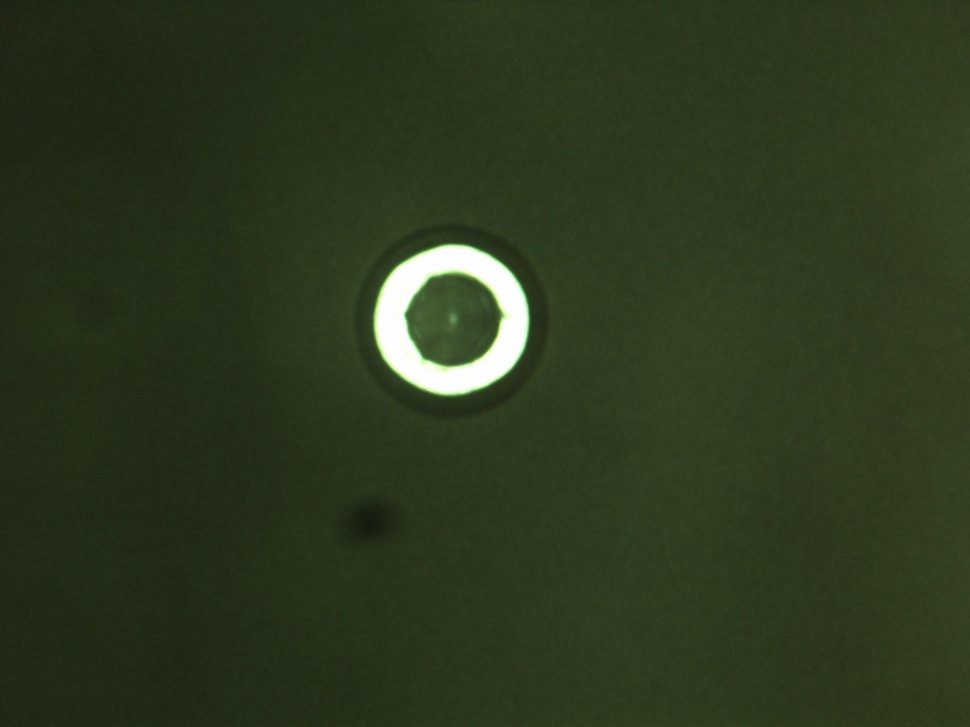
#> input picture RAV/luukhanh91/Desktop/camera_1/camera_1/05.jpg, 970 x 727 px, shrunk from 1278 x 958 before the run
$ python Feature_Matching.py
#> lines starting #> are read from the running program, lines starting #| are printed output that depends on the picture; after the words box and inside, x2 and y2 are one past the last pixel; in counts of white or black regions, pixels touching at a corner belong together
import numpy as np
import cv2
from matplotlib import pyplot as plt
import cv2 as cv
MIN_MATCH_COUNT = 10
img2 = cv2.imread('05.jpg',0) # queryImage
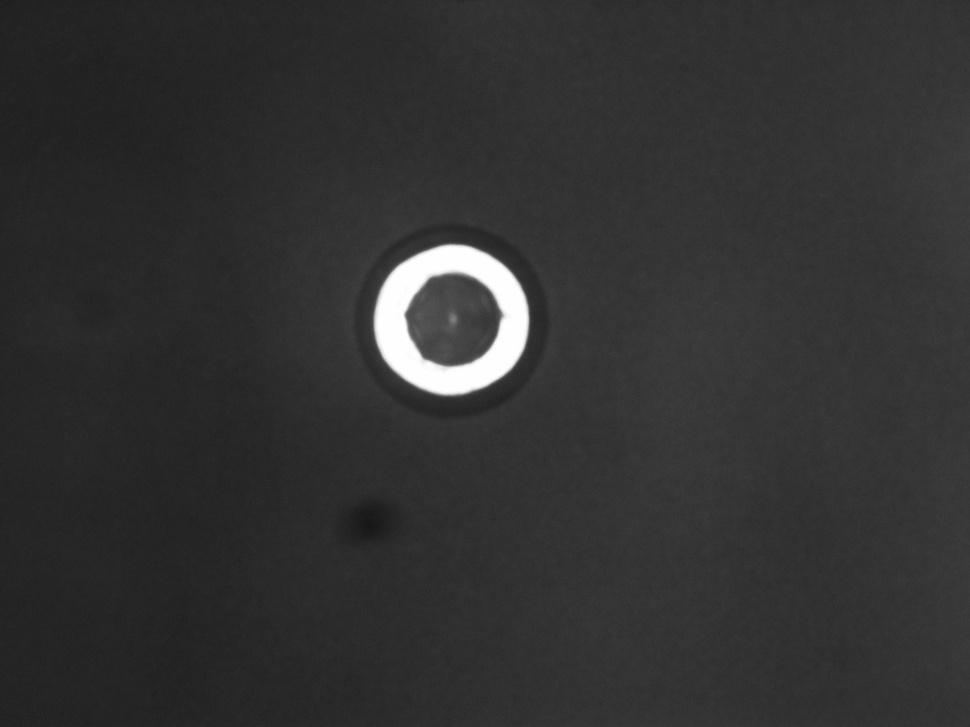
#> img2: shape (727, 970); min 22, max 255, mean 50.3
thresh,img_thred_2 = cv2.threshold(img2,120, maxval=255, type=cv2.THRESH_BINARY_INV)
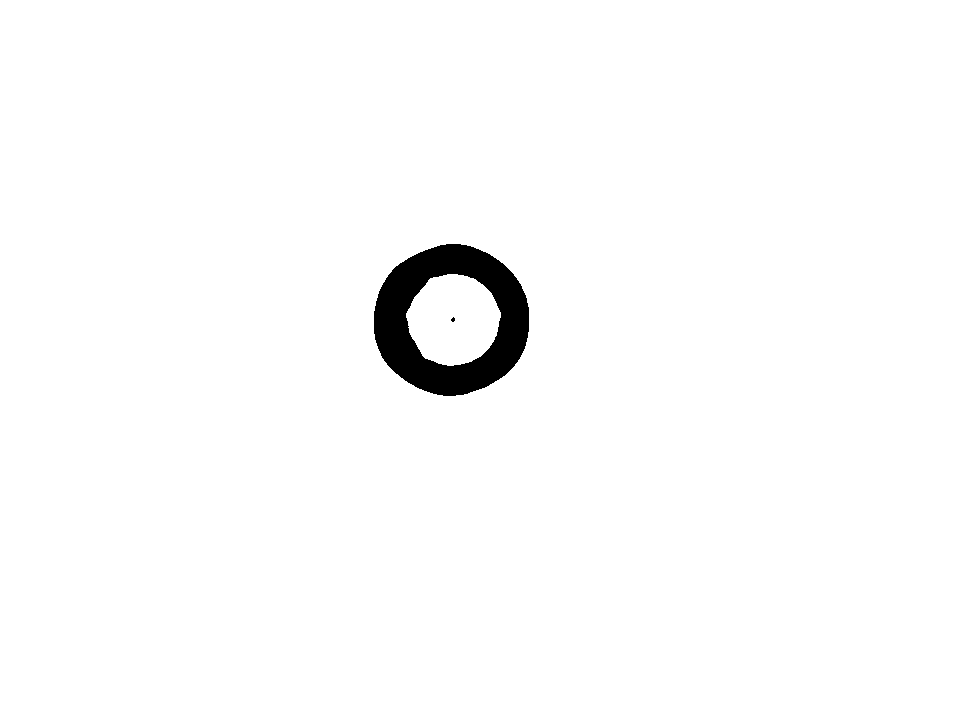
#> img_thred_2: shape (727, 970); 98.3% white; 2 black regions (1 under 20 px), largest, box (x1, y1, x2, y2) and area: (374, 244, 529, 396) 11866
#plt.imshow(self.img_thred_1)
img1 = cv2.imread('/home/tranthang/Desktop/camera_1/cut_image/0018cut.jpg',0) # trainImage
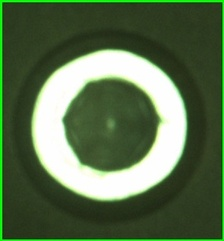
#> input picture RAV/luukhanh91/.local/share/Trash/files/0018cut.jpg, 224 x 241 px, shrunk from 295 x 317 before the run, found by its file name
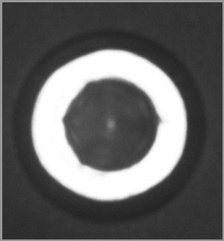
#> img1: shape (241, 224); min 35, max 255, mean 99.4
thresh,img_thred_1 = cv2.threshold(img1,120, maxval=255, type=cv2.THRESH_BINARY_INV)
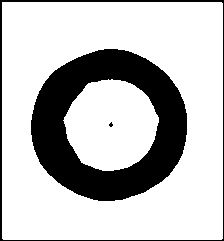
#> img_thred_1: shape (241, 224); 75.3% white; 3 black regions (1 under 20 px), largest, box (x1, y1, x2, y2) and area: (31, 49, 187, 201) 11911, (0, 0, 224, 241) 1389
# Initiate SIFT detector
# Initiate SIFT detector
sift=cv2.xfeatures2d.SIFT_create()
# find the keypoints and descriptors with SIFT
kp1, des1 = sift.detectAndCompute(img_thred_1,None)
#> kp1 = 24 keypoints; strongest (x, y, size): (111, 125, 2.6), (110, 125, 46.2), (3, 238, 2.1), (221, 3, 2.1)
kp2, des2 = sift.detectAndCompute(img_thred_2,None)
#> kp2 = 30 keypoints; strongest (x, y, size): (453, 320, 2.7), (395, 342, 30.1), (432, 281, 6.3), (498, 314, 5.5)
FLANN_INDEX_KDTREE = 1
index_params = dict(algorithm = FLANN_INDEX_KDTREE, trees = 5)
search_params = dict(checks = 50)
flann = cv.FlannBasedMatcher(index_params, search_params)
matches = flann.knnMatch(des1,des2,k=2)
#> matches = 24 matches
# store all the good matches as per Lowe's ratio test.
good = []
for m,n in matches:
    if m.distance <0.7*n.distance:
        good.append(m)
#> this loop made 24 passes
#> after the loop, good = 7 matches
print(len(good))
#| 7
if len(good)>MIN_MATCH_COUNT:
    src_pts = np.float32([ kp1[m.queryIdx].pt for m in good ]).reshape(-1,1,2)
    dst_pts = np.float32([ kp2[m.trainIdx].pt for m in good ]).reshape(-1,1,2)
    M, mask = cv.findHomography(src_pts, dst_pts, cv.RANSAC,5.0)
    matchesMask = mask.ravel().tolist()
    h,w = img1.shape
    pts = np.float32([ [0,0],[0,h-1],[w-1,h-1],[w-1,0] ]).reshape(-1,1,2)
    dst = cv.perspectiveTransform(pts,M)
    #print ("hinh chu nhat",np.int32(dst))
   # print("..........",img1.shape)
    img2 = cv.polylines(img2,[np.int32(dst)],True,255,3, cv.LINE_AA)
else:
    print( "Not enough matches are found - {}/{}".format(len(good), MIN_MATCH_COUNT) )
#| Not enough matches are found - 7/10
    matchesMask = None
draw_params = dict(matchColor = (0,255,0), # draw matches in green color
                   singlePointColor = None,
                   matchesMask = matchesMask, # draw only inliers
                   flags = 2)
img3 = cv.drawMatches(img1,kp1,img2,kp2,good,None,**draw_params)
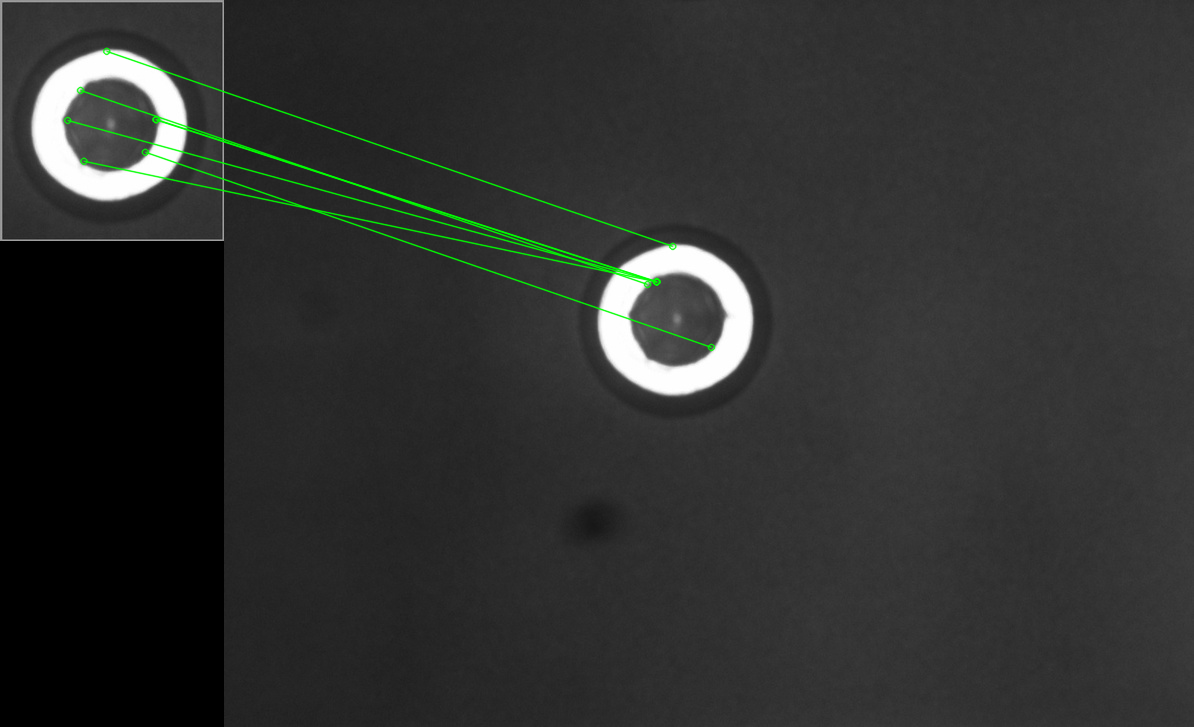
#> img3: shape (727, 1194, 3); mean of channels 0, 1, 2 46.6, 48.1, 46.6; drawn as B, G, R
plt.imshow(img3, 'gray'),plt.show()
